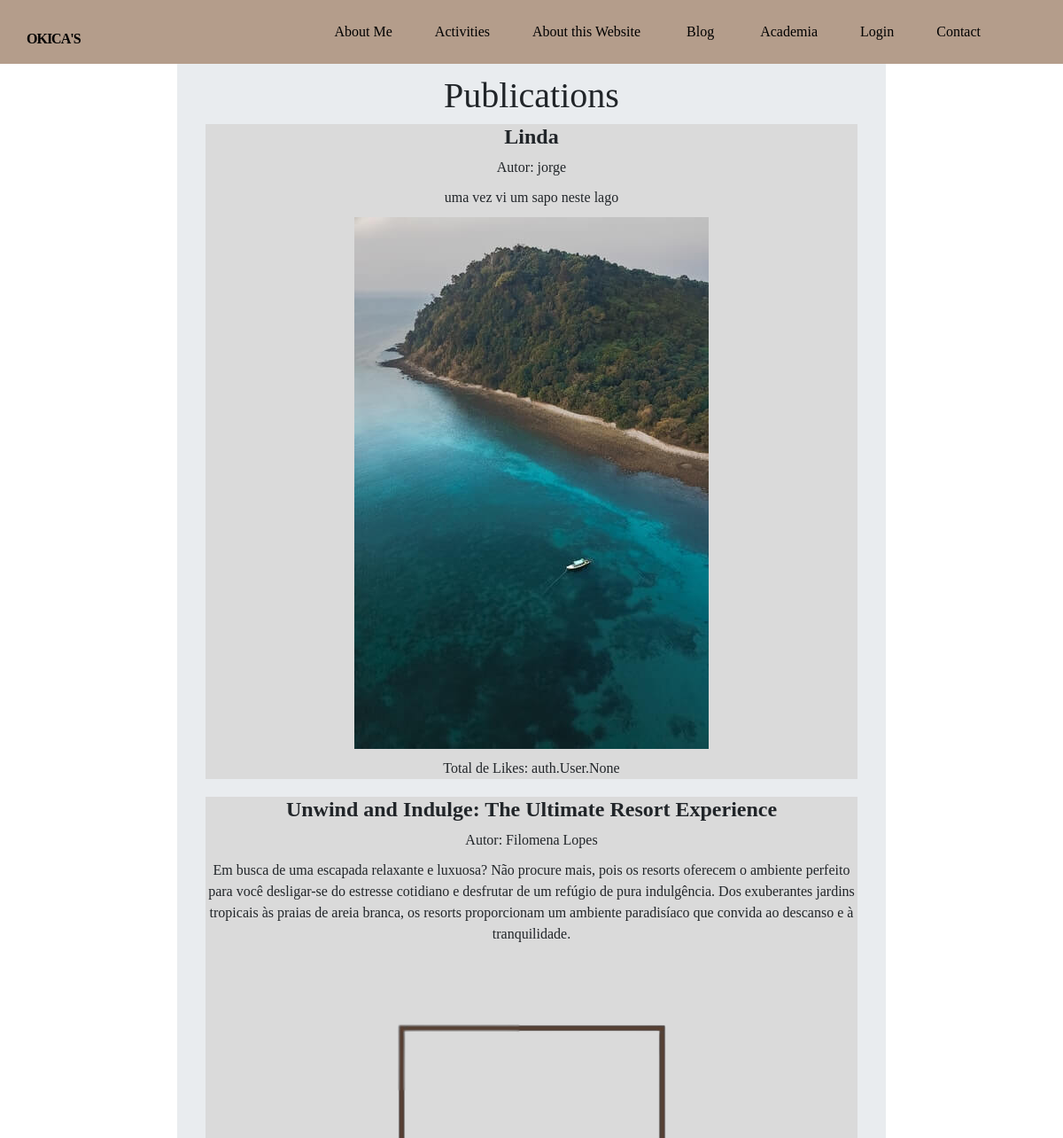
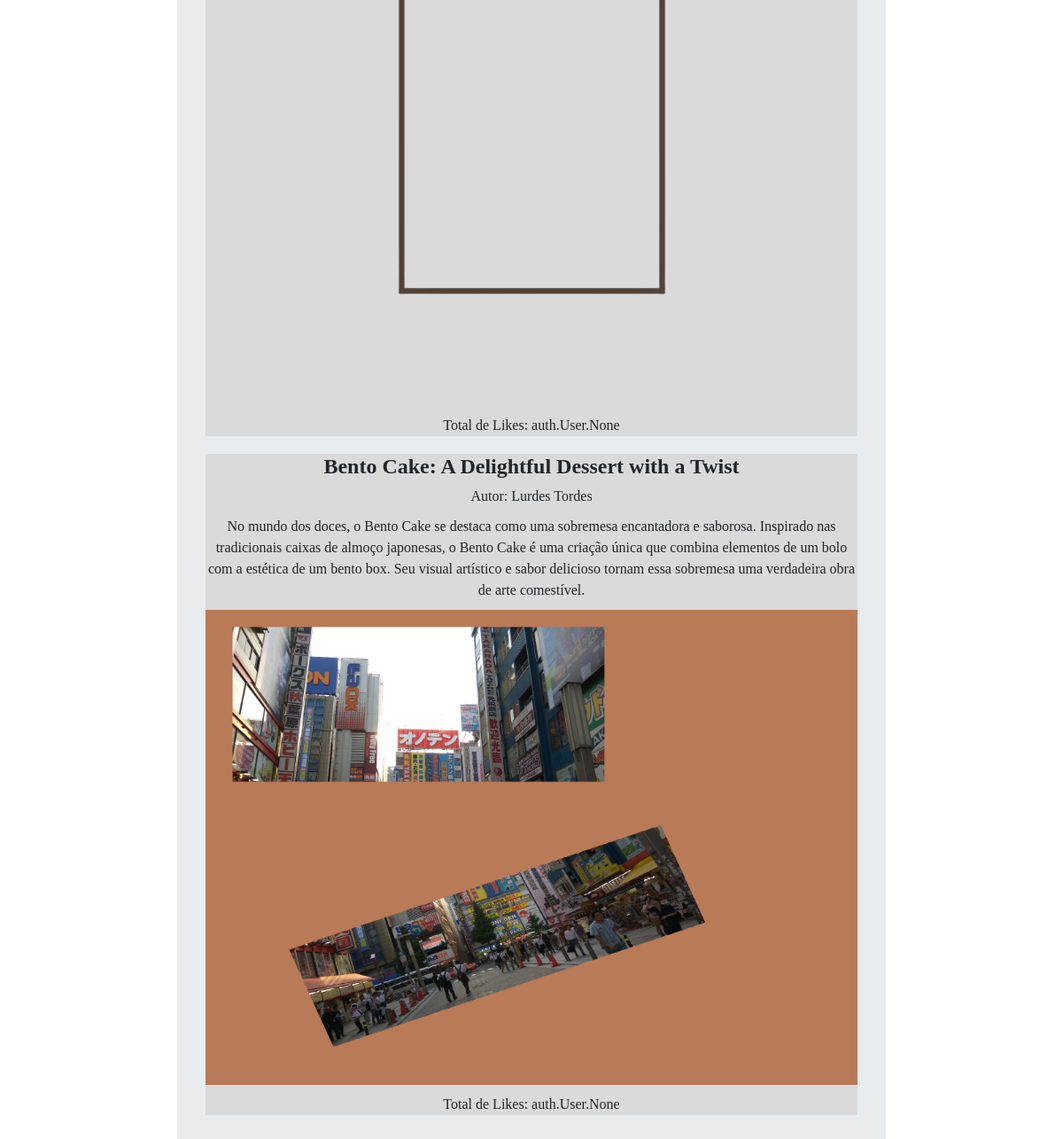
The page /publication on the database its author committed (2 pictures, top to bottom).
### portfolio/models.py (models this page shows, shortened)
class Post(models.Model):
    title = models.CharField(max_length=250)
    autor = models.CharField(max_length=100)
    content = models.CharField(max_length=850)
    createTime = models.DateTimeField(auto_now_add=True)
    imagem = models.ImageField(upload_to='images/', null=True, blank=True)
    likes = models.ManyToManyField(User, related_name='liked_posts', blank=True)

### portfolio/views.py (the view)
# urls.py: path('publication', views.publication, name='publication'),
def publication(request):
    publication = Post.objects.all()
    context = {
        'publication': publication
    }
    return render(request, 'portfolio/pubs.html', context)

### portfolio/templates/portfolio/pubs.html (shortened to what this page needs)
{% extends 'portfolio/layoutDjando.html' %}
{% load static %}
{% block main %}
    <section class="jumbotron blog__container bd-container">
        <h1>Publications</h1>
        {% for post in publication %}
            <div class="post">
                <h2>{{ post.title }}</h2>
                <p>Autor: {{ post.autor }}</p>
                <p>{{ post.content }}</p>
                <img src="{{ post.imagem.url }}" alt="{{ post.title }}" class="post-image">
                <p>Total de Likes: {{ post.likes }}</p>
            </div>
        {% endfor %}
    </section>
{% endblock %}

### portfolio/static/portfolio/css/style.css (style rules this page uses)
* { margin: 0; padding: 0; box-sizing: border-box; font-family: 'Dream Avenue'; }
body, input { font-size: var(--normal-font-size); }
body { margin: var(--header-height) 0 0 0; font-family: 'Courier New', Courier, monospace; scrollbar-width: none; background: var(--primary-color); color: var(--text-color); line-height: 1.6; }
h1, h2, h3, p, ul { margin: 0; }
img { max-width: 100%; height: auto; }
@media screen and (min-width: 756px) { body { margin: 0; } }
.bd-container { width: calc(100% - 2rem); margin-left: var(--mb-2); margin-right: var(--mb-2); align-content: center; text-align: center; justify-content: center; }
div { display: block; }
.blog__container { margin: 20px auto; max-width: 800px; padding: 20px; }
.post { margin-bottom: 20px; background-color: #dadada; }
.post h2 { font-size: 24px; font-weight: bold; }
.post p { font-size: 16px; margin-bottom: 10px; }
.post-image { max-width: 100%; height: auto; margin-bottom: 10px; }

### rows shown on the page
Post: title "Linda", autor "jorge", content "uma vez vi um sapo neste lago", imagem (picture), likes "auth.User.None"
Post: title "Unwind and Indulge: The Ultimate Resort Experience", autor "Filomena Lopes", content "Em busca de uma escapada relaxante e luxuosa? Não procure mais, pois os resorts oferecem o ambiente perfeito para você desligar-se do estresse cotidiano e desfrutar de um refúgio de pura indulgência. Dos exuberantes jardins tropicais às praias de areia branca, os resorts proporcionam um ambiente paradisíaco que convida ao descanso e à tranquilidade.", imagem (picture), likes "auth.User.None"
Post: title "Bento Cake: A Delightful Dessert with a Twist", autor "Lurdes Tordes", content "No mundo dos doces, o Bento Cake se destaca como uma sobremesa encantadora e saborosa. Inspirado nas tradicionais caixas de almoço japonesas, o Bento Cake é uma criação única que combina elementos de um bolo com a estética de um bento box. Seu visual artístico e sabor delicioso tornam essa sobremesa uma verdadeira obra de arte comestível.", imagem (picture), likes "auth.User.None"
